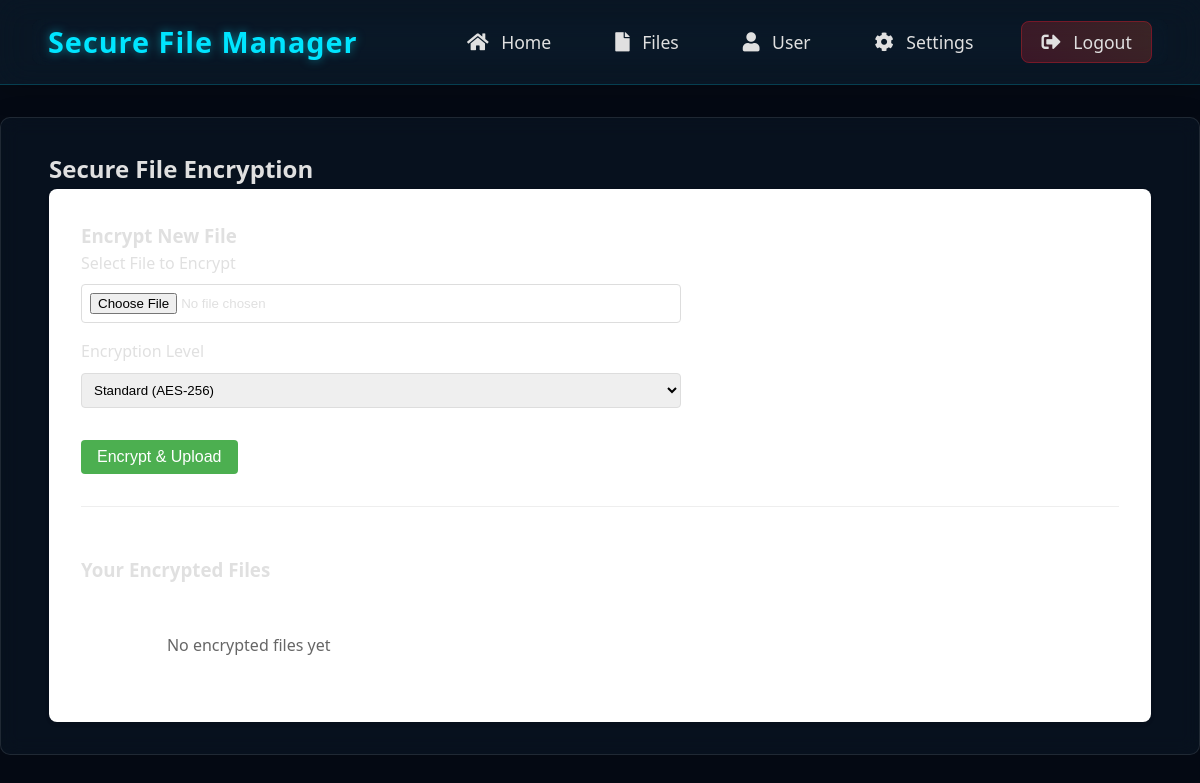
/dashboard (signed in), run on an earlier commit of the app's database.
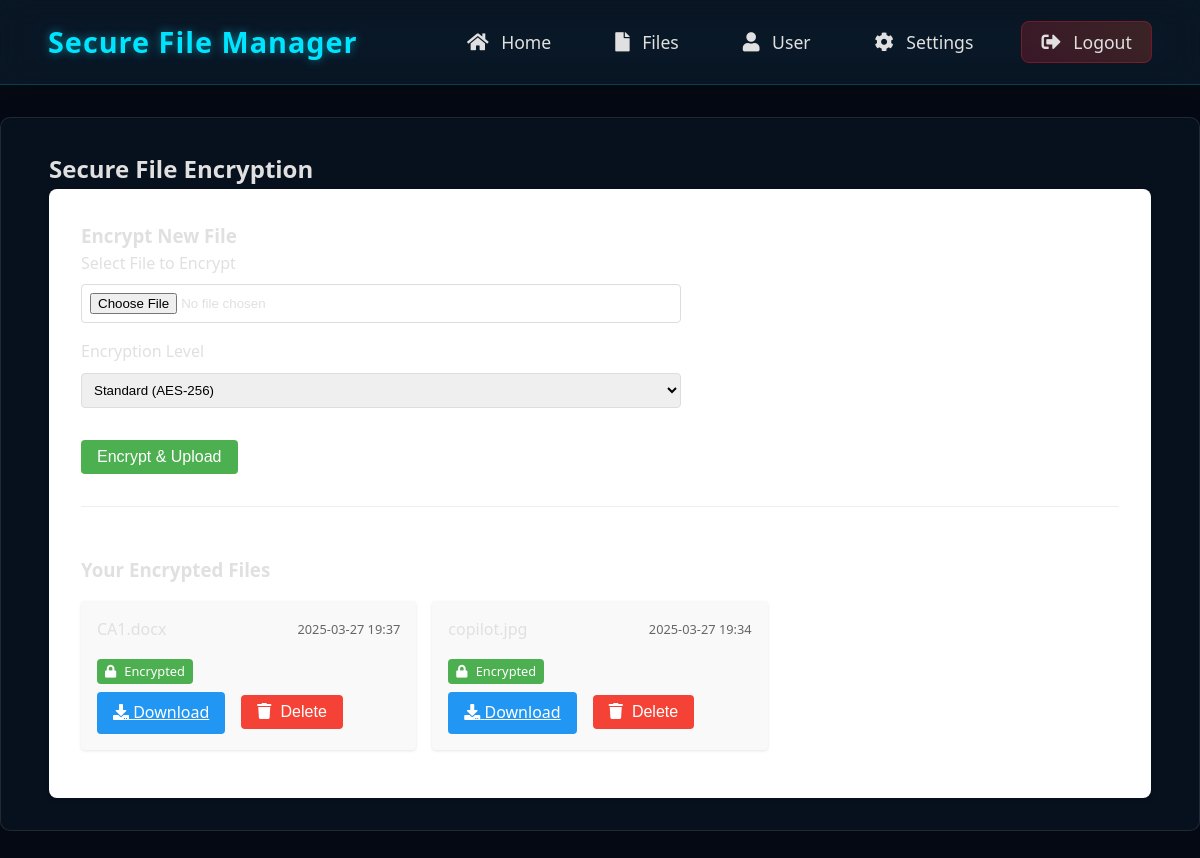
And on a later commit of the database.
### tables this page shows
CREATE TABLE files (
                    id TEXT PRIMARY KEY,
                    filename TEXT,
                    owner_id TEXT,
                    encrypted BOOLEAN,
                    created_at TEXT,
                    modified_at TEXT,
                    file_path TEXT UNIQUE
                );

### app.py (the view)
@app.route('/dashboard')
def dashboard():
    if 'token' not in session:
        return redirect(url_for('login'))
    user_context = auth_manager.security.verify_token(session['token'])
    if not user_context:
        flash('Session expired. Please login again.', 'error')
        return redirect(url_for('login'))
    try:
        with sqlite3.connect(file_manager.db_path) as conn:
            cursor = conn.execute("""
                SELECT id, filename, created_at, encrypted
                FROM files
                WHERE owner_id = ?
                ORDER BY created_at DESC
            """, (user_context['user_id'],))
            files = [
                {
                    'id': row[0],
                    'filename': row[1],
                    'date': datetime.fromisoformat(row[2]).strftime('%Y-%m-%d %H:%M'),
                    'encrypted': row[3]
                }
                for row in cursor.fetchall()
            ]
        return render_template('dashboard.html', files=files)
    except sqlite3.Error as e:
        flash('Error loading files. Please try again.', 'error')
        logging.error(f"Database error: {str(e)}")
        return render_template('dashboard.html', files=[])

### core/security.py (called while the page is built)
    def verify_token(self, token: str) -> dict:
        try:
            return jwt.decode(token, self.secret_key, algorithms=['HS256'])
        except jwt.InvalidTokenError:
            return None

### templates/dashboard.html (shortened to what this page needs)
{% extends "base.html" %}
{% block content %}
<div class="encryption-dashboard">
    <h2>Secure File Encryption</h2>
    <div class="encryption-container">
        <div class="upload-section">
            <h3>Encrypt New File</h3>
            <form action="{{ url_for('upload_file') }}" method="POST" enctype="multipart/form-data" class="encryption-form">
                <div class="form-group">
                    <label for="file">Select File to Encrypt</label>
                    <input type="file" id="file" name="file" required>
                </div>
                <div class="form-group">
                    <label for="encryption_level">Encryption Level</label>
                    <select name="encryption_level" id="encryption_level">
                        <option value="standard">Standard (AES-256)</option>
                    </select>
                </div>
                <button type="submit" class="btn btn-primary">Encrypt & Upload</button>
            </form>
        </div>
        <div class="encrypted-files">
            <h3>Your Encrypted Files</h3>
            <div class="files-grid">
                {% if files %}
                    {% for file in files %}
                    <div class="file-card">
                        <div class="file-info">
                            <span class="file-name">{{ file.filename }}</span>
                            <span class="encryption-date">{{ file.date }}</span>
                        </div>
                        <div class="encryption-details">
                            <span class="encryption-status">
                                <i class="fas fa-lock"></i> Encrypted
                            </span>
                        </div>
                        <div class="file-actions">
                            <a href="{{ url_for('download_file', file_id=file.id) }}" class="btn btn-secondary">
                                <i class="fas fa-download"></i> Download
                            </a>
                            <form action="{{ url_for('delete_file', file_id=file.id) }}" method="POST"
                                  onsubmit="return confirm('Are you sure you want to delete this file?');">
                                <button type="submit" class="btn btn-danger">
                                    <i class="fas fa-trash"></i> Delete
                                </button>
                            </form>
                        </div>
                    </div>
                    {% endfor %}
                {% else %}
                    <p class="no-files">No encrypted files yet</p>
                {% endif %}
            </div>
        </div>
    </div>
</div>
{% endblock %}

### templates/base.html (shortened to what this page needs)
<!DOCTYPE html>
<html lang="en">
<head>
    <link rel="stylesheet" href="{{ url_for('static', filename='css/style.css') }}">
    <link rel="stylesheet" href="https://cdnjs.cloudflare.com/ajax/libs/font-awesome/5.15.4/css/all.min.css">
</head>
<body>
    <div class="network-background">
    </div>
    <nav class="navbar">
        <div class="container">
            <a href="{{ url_for('index') }}" class="navbar-brand">Secure File Manager</a>
            <ul class="navbar-nav">
                <li><a href="{{ url_for('dashboard') }}"><i class="fas fa-home"></i> Home</a></li>
                <li><a href="{{ url_for('dashboard') }}"><i class="fas fa-file"></i> Files</a></li>
                <li><a href="#"><i class="fas fa-user"></i> User</a></li>
                <li><a href="#"><i class="fas fa-cog"></i> Settings</a></li>
                <li><a href="{{ url_for('logout') }}"><i class="fas fa-sign-out-alt"></i> Logout</a></li>
            </ul>
        </div>
    </nav>
    <div class="{% if request.endpoint in ['login', 'register'] %}content-no-container{% else %}container{% endif %}">
        {% block content %}{% endblock %}
    </div>
</body>
</html>

What changed in the data, as far as the page shows it:
added files: filename "CA1.docx", date "2025-03-27 19:37"
added files: filename "copilot.jpg", date "2025-03-27 19:34"
Also different on the page:
text no longer shown: "No encrypted files yet"
